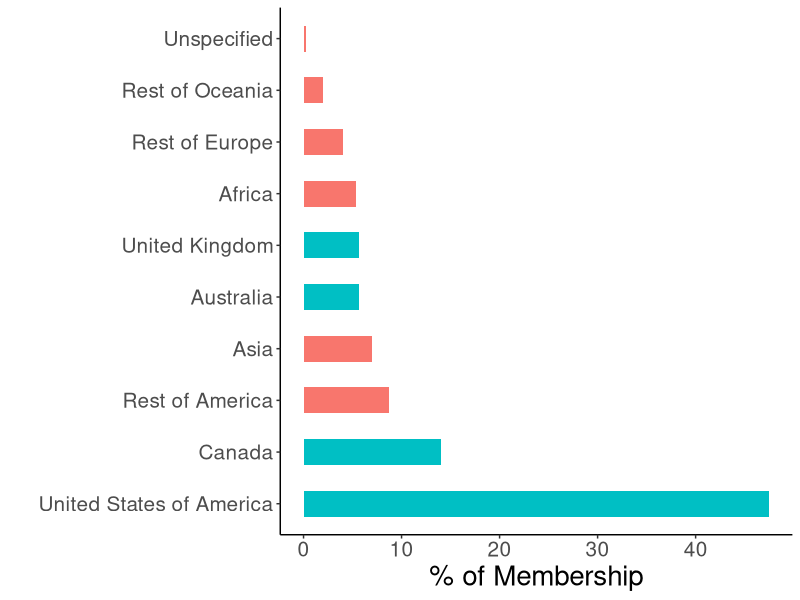
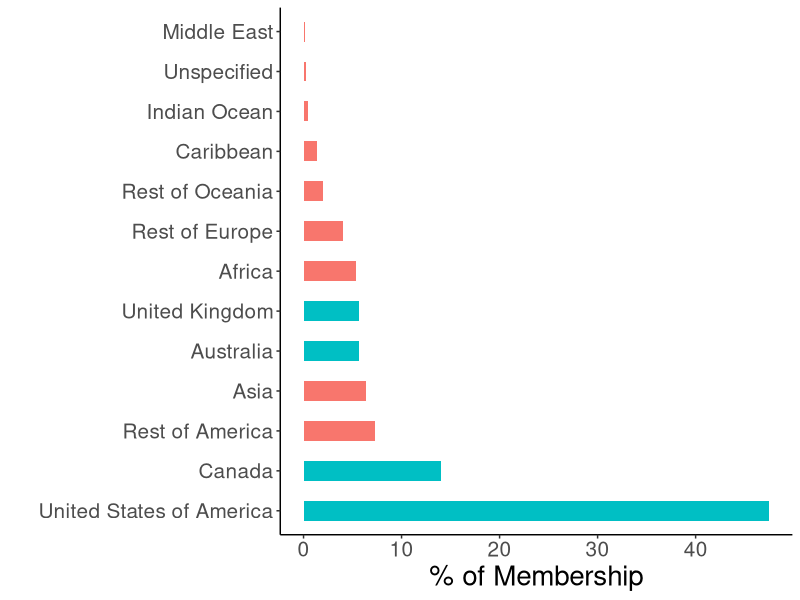
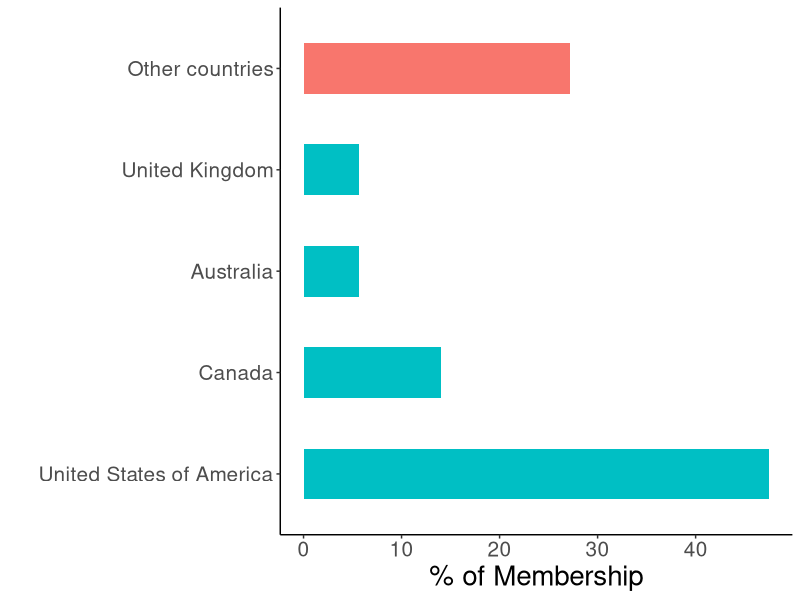
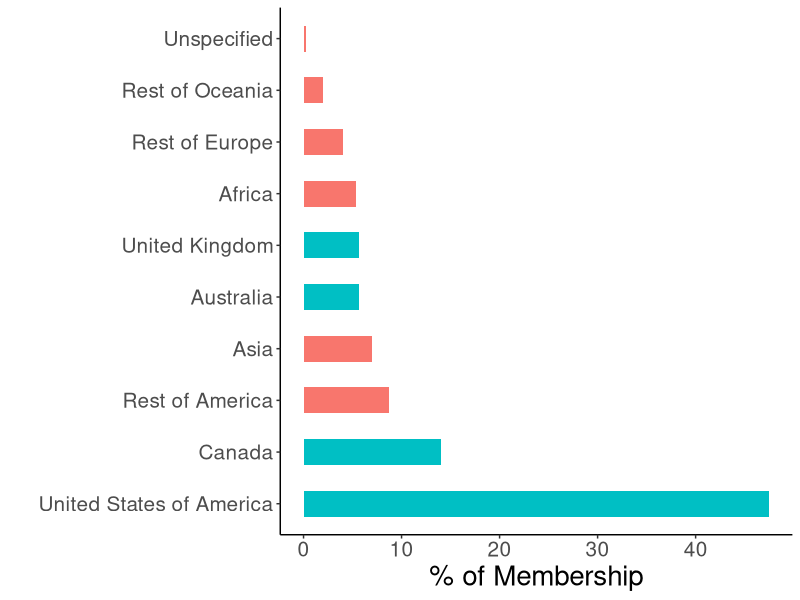
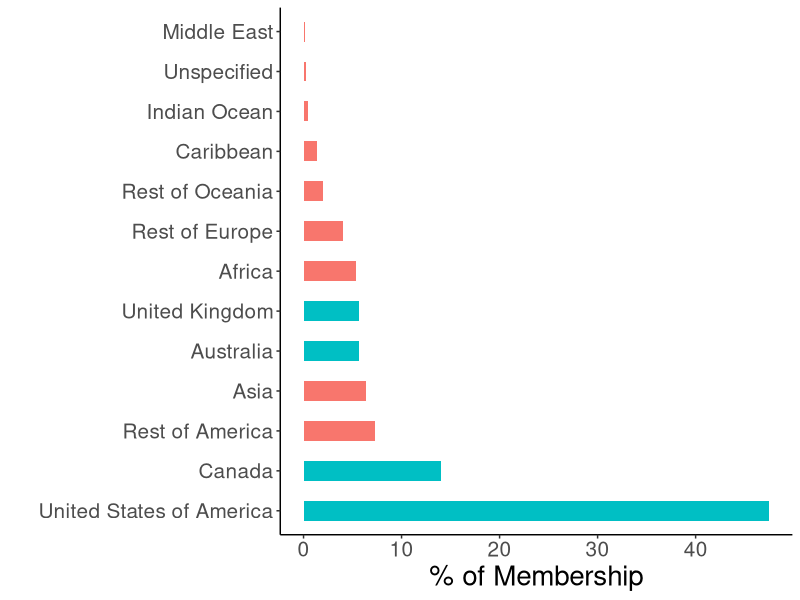
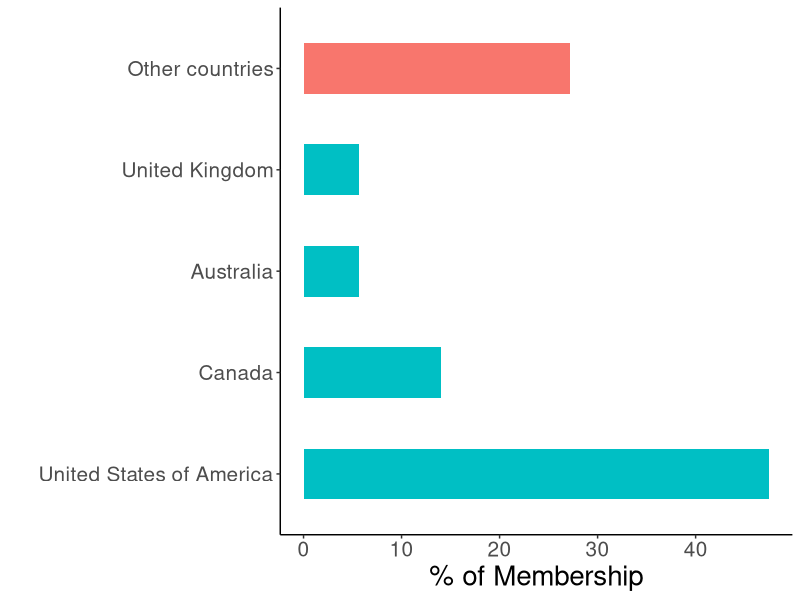

Write the R code that produced these figures, in order.
## ---- chunk 1
#call packages
library(ggplot2)
library(plyr)
library(reshape)
library(dplyr)

#load data
mydata<-read.csv("data/MDN manuscript_MS-SCB membership.csv")

#ugly code to sort data amd estimate %
mydata<-mutate(mydata,percent.members=(No_of_members/(sum(mydata$No_of_members))*100))
mydatas <- summarise(group_by(mydata, Region), percent.region=sum(percent.members))
mydatas$Overrepresented <- c("No", "No", "Yes", "Yes", "No", "No", "No", "No", "No", "No", "Yes", "Yes", "No")
mydatab <- summarise(group_by(mydata, Continent), percent.cont=sum(percent.members))
mydatab$Overrepresented <- c("No", "No", "Yes", "Yes", "No", "No", "No", "Yes", "Yes", "No")

overdata <- mydata %>% filter(Overrepresented == "yes")
overdata <- overdata %>% select(country, percent.members)
underdata <- mydata %>% filter(Overrepresented == "no")
sumunder <- underdata %>% group_by(Overrepresented) %>% summarise(percent.members=sum(percent.members))
sumunder$country <- c("Other countries")
sumunder <- sumunder %>% select(country, percent.members)
mydat <- rbind(overdata,sumunder)
mydat$Overrepresented <- c("Yes", "Yes", "Yes", "Yes", "No")
## ---- chunk 2
#Option A
pdf("graphs/PercentageContinent.pdf", width = 8, height = 6, useDingbats=FALSE, encoding="MacRoman")
my.barplotA<-ggplot(mydatab, aes(x=reorder(Continent,-percent.cont), y=percent.cont, fill=Overrepresented, width=0.5))+
  geom_bar(stat="identity")+
  theme(text = element_text(size=7))+
  theme_classic()+
  coord_flip() +
  labs(x = "", y = "% of Membership") +
  theme(axis.text.x = element_text(size  = 15),
        axis.text.y = element_text(size  = 15)) +
  theme(axis.title.x = element_text(colour="black", size=20)) +
  theme(axis.title.y = element_text(face="bold", colour="black", size=20)) +
  theme(legend.position="none")
my.barplotA
dev.off()
my.barplotA

#Option B
pdf("graphs/PercentageRegion.pdf", width = 8, height = 6, useDingbats=FALSE, encoding="MacRoman")
my.barplotB<-ggplot(mydatas, aes(x=reorder(Region,-percent.region), y=percent.region, fill=Overrepresented, width=0.5))+
  geom_bar(stat="identity")+
  theme(text = element_text(size=7))+
  theme_classic()+
  coord_flip() +
  labs(x = "", y = "% of Membership") +
  theme(axis.text.x = element_text(size  = 15),
        axis.text.y = element_text(size  = 15)) +
  theme(axis.title.x = element_text(colour="black", size=20)) +
  theme(axis.title.y = element_text(face="bold", colour="black", size=20)) +
  theme(legend.position="none")
my.barplotB
dev.off()
my.barplotB

#Option C
pdf("graphs/PercentageMajor.pdf", width = 8, height = 6, useDingbats=FALSE, encoding="MacRoman")
my.barplotC<-ggplot(mydat, aes(x=ordered(mydat$country, levels = c("United States of America", "Canada", "Australia", "United Kingdom", "Other countries")), y=percent.members, 
                              fill=Overrepresented, width=0.5))+
  geom_bar(stat="identity")+
  theme(text = element_text(size=7))+
  theme_classic()+
  coord_flip() +
  labs(x = "", y = "% of Membership") +
  theme(axis.text.x = element_text(size  = 15),
        axis.text.y = element_text(size  = 15)) +
  theme(axis.title.x = element_text(colour="black", size=20)) +
  theme(axis.title.y = element_text(face="bold", colour="black", size=20)) +
  theme(legend.position="none")
my.barplotC
dev.off()
my.barplotC
